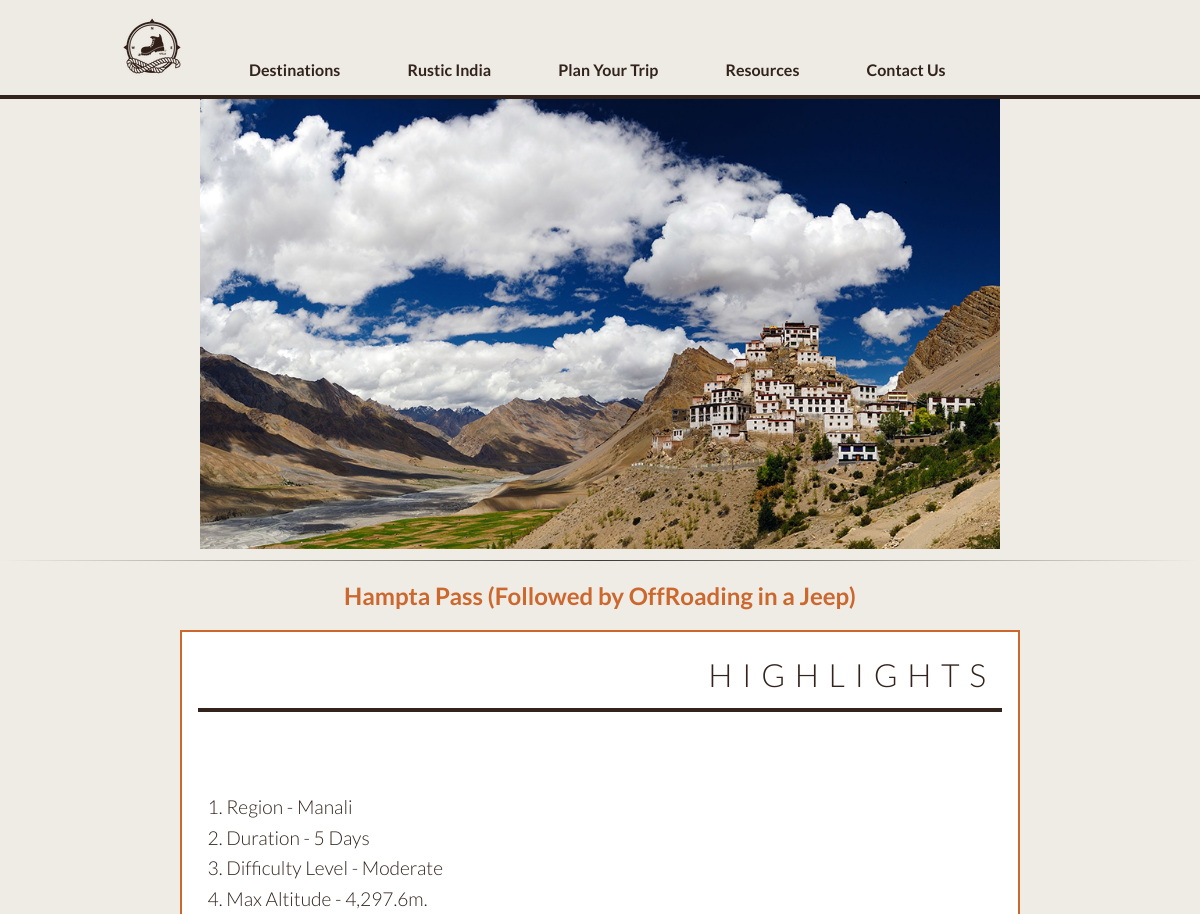
Page /route.php?id=1 (upper part) on the earlier database version.
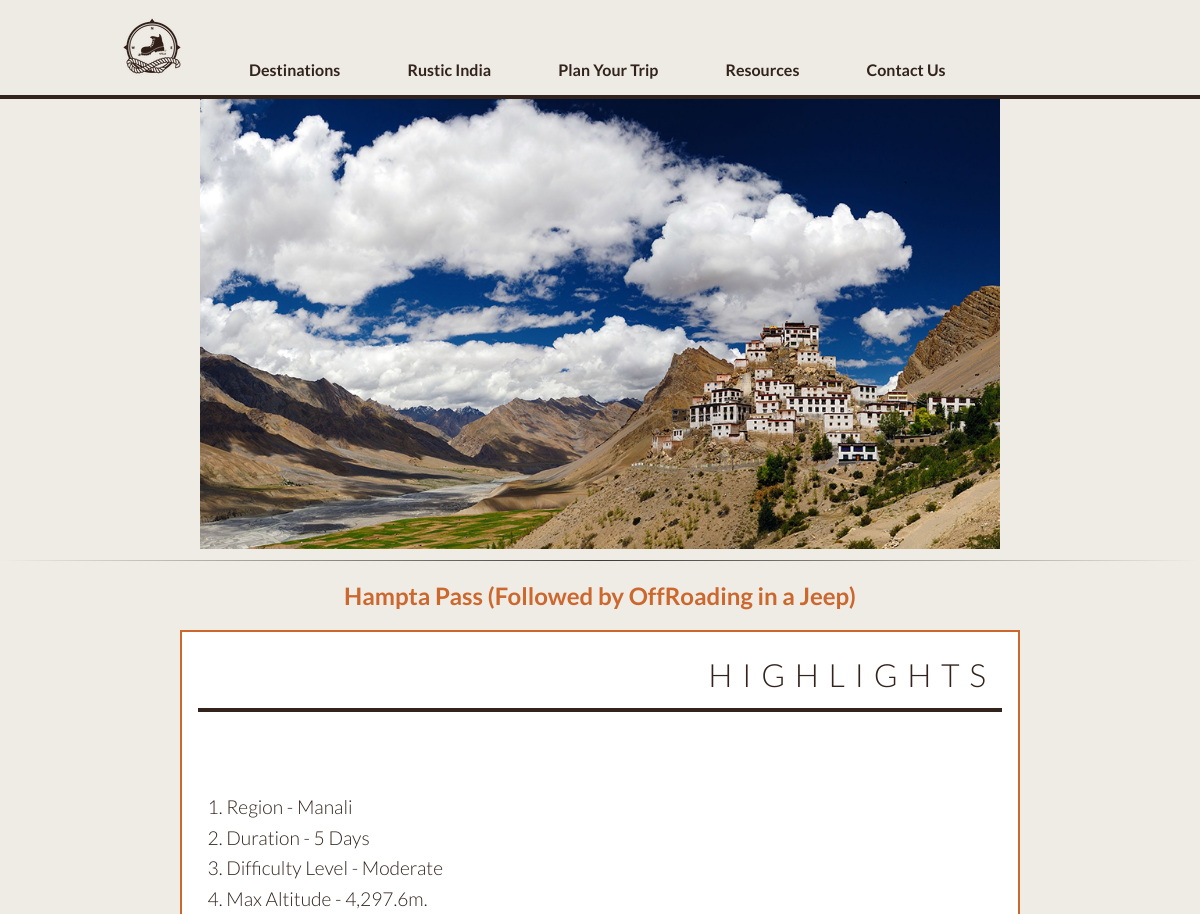
Same page on the later database version.
### tables this page shows
CREATE TABLE `routes` (
  `id` int(11) NOT NULL AUTO_INCREMENT,
  `title` varchar(255) DEFAULT NULL,
  `belongsTo` int(11) DEFAULT NULL,
  `type` enum('fixed','unique','other') DEFAULT NULL,
  `image` varchar(255) DEFAULT NULL,
  PRIMARY KEY (`id`),
  KEY `belongsTo` (`belongsTo`),
  CONSTRAINT `routes_ibfk_1` FOREIGN KEY (`belongsTo`) REFERENCES `destinations` (`id`)
);

CREATE TABLE `destinations` (
  `id` int(11) NOT NULL AUTO_INCREMENT,
  `title` varchar(255) DEFAULT NULL,
  `codeName` varchar(255) DEFAULT NULL,
  `cover` varchar(255) NOT NULL,
  PRIMARY KEY (`id`)
);

CREATE TABLE `info` (
  `id` int(11) NOT NULL AUTO_INCREMENT,
  `title` varchar(255) DEFAULT NULL,
  `vital` text,
  `intro` text,
  `brief` text,
  `belongsTo` int(11) DEFAULT NULL,
  `details` text,
  `guidelines` text,
  PRIMARY KEY (`id`),
  KEY `belongsTo` (`belongsTo`),
  CONSTRAINT `info_ibfk_1` FOREIGN KEY (`belongsTo`) REFERENCES `routes` (`id`)
);

### route.php (the view, shortened to what this page needs)
<?php
	if(isset($_POST['submit'])){
		require_once("config.php");
		mysql_connect($DB_HOST,$DB_USER,$DB_PASS);
		mysql_select_db($DB_NAME);
		$des		=	mysql_real_escape_string($_GET["id"]);
		$trekDate	=	mysql_real_escape_string($_POST['date']);
		$firstName	=	mysql_real_escape_string($_POST['fname']);
		$sql="SELECT * FROM routes WHERE id=$des;";
		$query=mysql_query($sql) or die(mysql_error());
		$data=mysql_fetch_object($query);
		$des=$data->title;
		$email 		=	mysql_real_escape_string($_POST['email']);
		$dob		=	mysql_real_escape_string($_POST['dob']);
		$gender		=	mysql_real_escape_string($_POST['gender']);
		$address	=	mysql_real_escape_string($_POST['mail']);
		$city		=	mysql_real_escape_string($_POST['city']);
		$country	=	mysql_real_escape_string($_POST['country']);
		$phoneNum	=	mysql_real_escape_string($_POST['mobile']);
		$referal	=	mysql_real_escape_string($_POST['refereal']);
		$sql		=	"INSERT INTO PlanYourWeekEnd (`fname`, `lname`, `email`, `dob`, `sex`, `address`, `city`, `state`, `country`, `mobile`, `referer`, `dateOfTrip`, `destination`) VALUES('$firstName', '', '$email', '$dob','$gender','$address','$city','','$country','$phoneNum','$referal','$trekDate','$des');";
		if(mysql_query($sql)){
			header("location:thankYou.php?success");
		}else{
			header("location:thankYou.php?fail");
		}
	}else{
?>
<!DOCTYPE html>
<html lang="en" class="no-js">
<?php require 'partials/navbar.php' ?>
	<head>
		<link rel="stylesheet" type="text/css" href="css/content_default.css" />
		<link rel="stylesheet" type="text/css" href="css/content_component.css" />
	</head>
	<body>
		<div class="container">
			<div class="main">
			<center>
			<?php
				$id		=	mysql_real_escape_string($_GET['id']);
				$sql	=	"SELECT destinations.cover,routes.title,routes.type,routes.image,info.title as tit,info.vital,info.brief,info.details,info.guidelines,info.intro FROM routes,destinations,info WHERE routes.belongsTo=destinations.id AND routes.id=$id AND info.belongsTo=routes.id;";
				$query	=	mysql_query($sql);
				$data	=	mysql_fetch_object($query);
			?>
			<img id="image" src="<?php echo $data->cover;?>" style='width:auto;' height="450" border="0" alt="cover">
			</center>
			<hr>
			<h2 style="text-align:center"><?php
				echo $data->tit;
			?></h2>
				<div id="cbp-contentslider" class="cbp-contentslider">
					<ul>
						<li id="slide1">
							<h3>Highlights</h3>
							<div>
								<div class="cbp-content">
									<p>
										<?php echo nl2br($data->vital."</p><hr><p>".$data->intro."</p><hr><p>".$data->brief); ?>
								</div>
							</div>
						</li>
					</ul>
				</div>
			</div>
		</div>
	</body>
</html>
<?php } ?>

### partials/navbar.php (shortened to what this page needs)
<!DOCTYPE html>
<html lang="en" class="no-js">
	<head>
		<link rel="stylesheet" type="text/css" href="css/default.css" />
		<link rel="stylesheet" type="text/css" href="css/component.css" />
	</head>
	<header>
		<div class="container">
			<div class="main">
				<nav id="hrmenu" class="hrmenu">
					<ul>
						<li id="image">
							<a href="index.php" onclick="window.location='/index.php'"><img src="img/small_logo.png" alt=""></a>
						</li>
						<li>
							<a href="#">Destinations</a>
						</li>
						<li>
							<a href="#">Rustic India</a>
						</li>
						<li>
							<a href="planYourTrip.php" onclick="window.location='planYourTrip.php'">Plan Your Trip</a>
						</li>
						<li>
							<a href="#">Resources</a>
						</li>
						<li>
							<a href="#">Contact Us</a>
						</li>
					</ul>
				</nav>
			</div>
		</div>
	</header>
</html>

### css/default.css (style rules this page uses)
body { min-width: 1170px; }
body, html { font-size: 100%; padding: 0; margin: 0; background-color: #efebe5; }
*, *:after, *:before { -webkit-box-sizing: border-box; -moz-box-sizing: border-box; box-sizing: border-box; }
body, header { font-family: 'Lato', Calibri, Arial, sans-serif; color: #32231d; }
a { color: #efebe5; text-decoration: none; }

### css/component.css (style rules this page uses)
hr { border: 0; height: 1px; background-image: -webkit-linear-gradient(left, rgba(0,0,0,0), rgba(0,0,0,0.75), rgba(0,0,0,0)); background-image: -moz-linear-gradient(left, rgba(0,0,0,0), rgba(0,0,0,0.75), rgba(0,0,0,0)); background-image: -ms-linear-gradient(left, rgba(0,0,0,0), rgba(0,0,0,0.75), rgba(0,0,0,0)); background-image: -o-linear-gradient(left, rgba(0,0,0,0), rgba(0,0,0,0.75), rgba(0,0,0,0)); }
.hrmenu { width: 100%; background: rgba(239,235,229,0.9); border-bottom: 4px solid #32231d; }
.hrmenu ul { margin: 0; padding: 0; list-style-type: none; }
.hrmenu > ul, .hrmenu .hrsub-inner { width: 90%; max-width: 70em; margin: 0 auto; padding: 0 1.875em; }
.hrmenu > ul > li { display: inline-block; }
.hrmenu > ul > li > a { font-weight: 700; padding: 1em 2em; color: #32231d; display: inline-block; }

### css/content_default.css (style rules this page uses)
body, html { font-size: 100%; padding: 0; margin: 0; }
body { font-family: 'Lato', Calibri, Arial, sans-serif; color: #cc682d; }
a { color: #cc682c; text-decoration: none; }
.main, .container > header { width: 100%; margin: 0 auto; }

### css/content_component.css (style rules this page uses)
body, html { font-size: 100%; padding: 0; margin: 0; }
body { font-family: 'Lato', Calibri, Arial, sans-serif; color: #cc682d; }
a { color: #cc682c; text-decoration: none; }
.main, .container > header { width: 100%; margin: 0 auto; }
html, body, .container, .main { height: 100%; }
.cbp-contentslider { width: 70%; height: 85%; margin: 1em auto; position: relative; border: 2px solid #cc682c; }
.cbp-contentslider > ul { list-style: none; height: 100%; width: 100%; overflow: scroll; position: relative; padding: 0; margin: 0; }
.cbp-contentslider > ul li { position: absolute; width: 100%; height: 100%; left: 0; top: 0; padding: 1em; background: #fff; }
.cbp-contentslider h3 { font-size: 2em; height: 2em; line-height: 1.7; font-weight: 300; margin: 0 0 0.3em; position: relative; color: #32231d; text-transform: uppercase; text-align: right; letter-spacing: 0.3em; padding: 0 0.2em 0 0; border-bottom: 4px solid #32231d; }
.cbp-contentslider li > div { position: absolute; top: 9em; bottom: 3.313em; width: 100%; left: 0; padding: 0 1em; overflow-x: hidden; overflow-y: auto; }
.cbp-contentslider .cbp-content { vertical-align: top; padding: 1em 0; }
.cbp-contentslider p { color: #32231d; padding: 0 0.5em 0.4em; margin: 0; font-size: 1.2em; font-weight: 300; text-align: justify; line-height: 1.6; }

Differences in the rows shown:
changed through a linked row, routes: info.title "Hampta Pass (Followed by Off­Roading in a Jeep)" → "Hampta Pass (Followed by OffRoading in a Jeep)"
